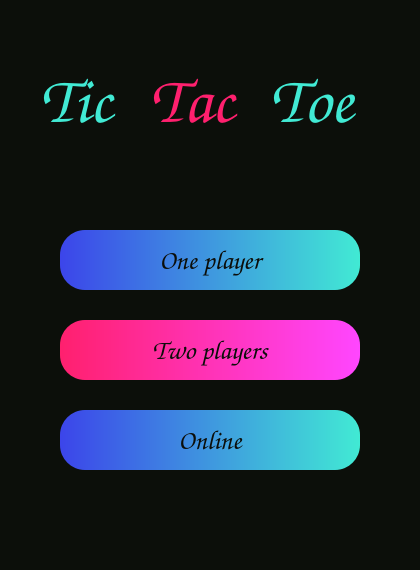
<?xml version="1.0" encoding="UTF-8"?>
<ui version="4.0">
 <class>MainWindow</class>
 <widget class="QMainWindow" name="MainWindow">
  <property name="geometry">
   <rect>
    <x>0</x>
    <y>0</y>
    <width>420</width>
    <height>570</height>
   </rect>
  </property>
  <property name="minimumSize">
   <size>
    <width>420</width>
    <height>570</height>
   </size>
  </property>
  <property name="maximumSize">
   <size>
    <width>420</width>
    <height>570</height>
   </size>
  </property>
  <property name="windowTitle">
   <string>MainWindow</string>
  </property>
  <property name="styleSheet">
   <string notr="true">background-color: rgb(12, 15, 10);</string>
  </property>
  <widget class="QWidget" name="centralwidget">
   <widget class="QPushButton" name="onlineButton">
    <property name="geometry">
     <rect>
      <x>60</x>
      <y>410</y>
      <width>300</width>
      <height>60</height>
     </rect>
    </property>
    <property name="font">
     <font>
      <family>Comic Sans MS</family>
      <pointsize>20</pointsize>
      <weight>50</weight>
      <bold>false</bold>
     </font>
    </property>
    <property name="styleSheet">
     <string notr="true">background-color: qlineargradient(spread:pad, x1:0, y1:0, x2:1, y2:0, stop:0 rgba(60, 69, 234, 255), stop:1 rgba(65, 234, 212, 255));
border-width: 2px;
border-radius: 25px;
padding: 4px;
color: rgb(11, 14, 10);
</string>
    </property>
    <property name="text">
     <string>Online</string>
    </property>
   </widget>
   <widget class="QPushButton" name="twoPlayersButton">
    <property name="geometry">
     <rect>
      <x>60</x>
      <y>320</y>
      <width>300</width>
      <height>60</height>
     </rect>
    </property>
    <property name="font">
     <font>
      <family>Comic Sans MS</family>
      <pointsize>20</pointsize>
     </font>
    </property>
    <property name="styleSheet">
     <string notr="true">background-color: rgb(255, 70, 255);
background-color: qlineargradient(spread:pad, x1:0, y1:0, x2:1, y2:0, stop:0 rgba(255, 32, 110, 255), stop:1 rgba(255, 70, 255, 255));
border-width: 2px;
border-radius: 25px;
padding: 4px;
color: rgb(11, 14, 10);</string>
    </property>
    <property name="text">
     <string>Two players</string>
    </property>
   </widget>
   <widget class="QPushButton" name="onePlayerButton">
    <property name="geometry">
     <rect>
      <x>60</x>
      <y>230</y>
      <width>300</width>
      <height>60</height>
     </rect>
    </property>
    <property name="font">
     <font>
      <family>Comic Sans MS</family>
      <pointsize>20</pointsize>
     </font>
    </property>
    <property name="styleSheet">
     <string notr="true">background-color: rgb(60, 69, 234);
background-color: qlineargradient(spread:pad, x1:0, y1:0, x2:1, y2:0, stop:0 rgba(60, 69, 234, 255), stop:1 rgba(65, 234, 212, 255));
border-width: 2px;
border-radius: 25px;
padding: 4px;
color: rgb(11, 14, 10);</string>
    </property>
    <property name="text">
     <string>One player</string>
    </property>
   </widget>
   <widget class="QLabel" name="ticLabel">
    <property name="geometry">
     <rect>
      <x>40</x>
      <y>60</y>
      <width>120</width>
      <height>81</height>
     </rect>
    </property>
    <property name="font">
     <font>
      <family>Comic Sans MS</family>
      <pointsize>50</pointsize>
      <strikeout>false</strikeout>
     </font>
    </property>
    <property name="mouseTracking">
     <bool>false</bool>
    </property>
    <property name="styleSheet">
     <string notr="true">color: rgb(65, 234, 212);</string>
    </property>
    <property name="text">
     <string>Tic</string>
    </property>
   </widget>
   <widget class="QLabel" name="tacLabel">
    <property name="geometry">
     <rect>
      <x>150</x>
      <y>60</y>
      <width>120</width>
      <height>81</height>
     </rect>
    </property>
    <property name="font">
     <font>
      <family>Comic Sans MS</family>
      <pointsize>50</pointsize>
      <strikeout>false</strikeout>
     </font>
    </property>
    <property name="mouseTracking">
     <bool>false</bool>
    </property>
    <property name="styleSheet">
     <string notr="true">color: rgb(255, 32, 110);

</string>
    </property>
    <property name="text">
     <string>Tac</string>
    </property>
   </widget>
   <widget class="QLabel" name="toeLabel">
    <property name="geometry">
     <rect>
      <x>270</x>
      <y>60</y>
      <width>120</width>
      <height>81</height>
     </rect>
    </property>
    <property name="font">
     <font>
      <family>Comic Sans MS</family>
      <pointsize>50</pointsize>
      <strikeout>false</strikeout>
     </font>
    </property>
    <property name="mouseTracking">
     <bool>false</bool>
    </property>
    <property name="styleSheet">
     <string notr="true">color: rgb(65, 234, 212);</string>
    </property>
    <property name="text">
     <string>Toe</string>
    </property>
   </widget>
  </widget>
 </widget>
 <resources/>
 <connections/>
</ui>
